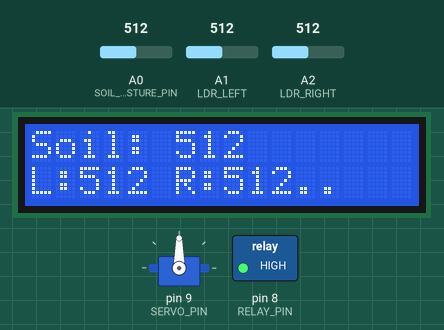
Bench run of a sketch on a simulated Arduino Uno, built with avr-gcc and run on an emulated ATmega328P. Parts: servo, 16×2 character LCD, switched loads named in the sketch (green lamp = pin HIGH). The test bench sets the inputs (shaded band); at power-on: A1 (LDR_LEFT) = 512, A2 (LDR_RIGHT) = 512, A0 (SOIL_MOISTURE_PIN) = 512.

Above: at 3.2 s.
3.3 s: A1 (LDR_LEFT) set to 480
At 4.7 s:
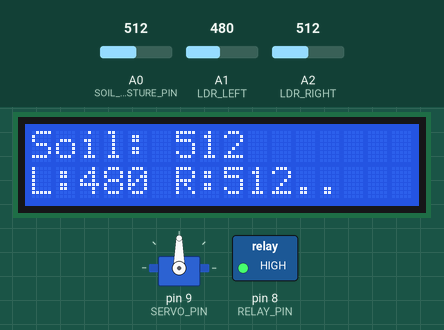
5.0 s: A1 (LDR_LEFT) set to 445
At 6.0 s:
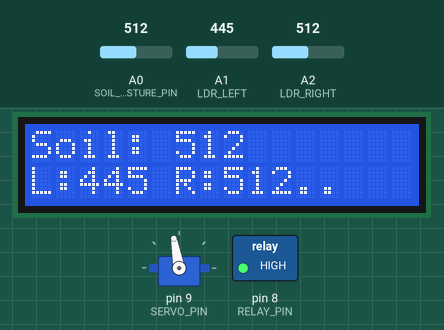
8.0 s: A2 (LDR_RIGHT) set to 483
At 9.1 s:
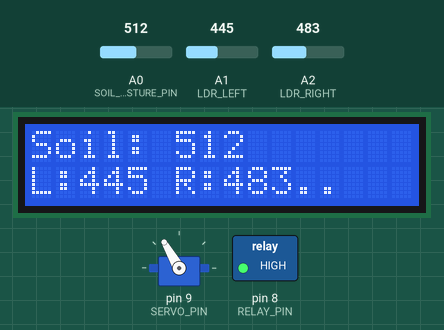
9.6 s: A1 (LDR_LEFT) set to 414
At 11.5 s:
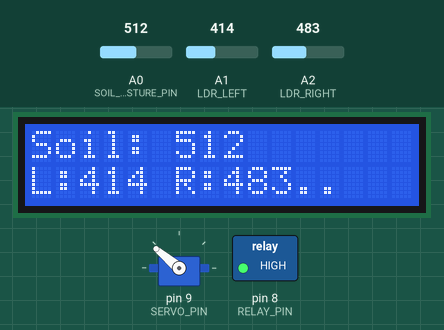
12.6 s: A2 (LDR_RIGHT) set to 0
At 13.1 s:
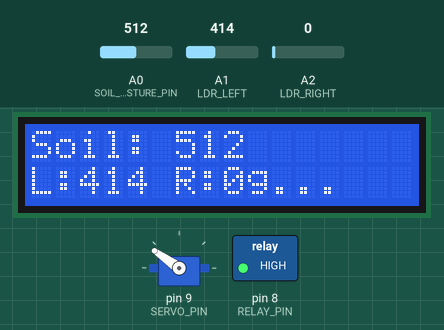
15.6 s: A0 (SOIL_MOISTURE_PIN) set to 610
At 16.1 s:
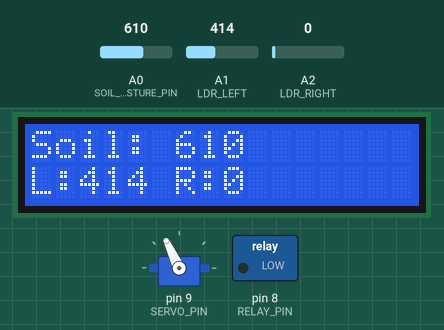
Timing chart, 0 to 21.7 s (numbered marks = the images above; inputs shaded):
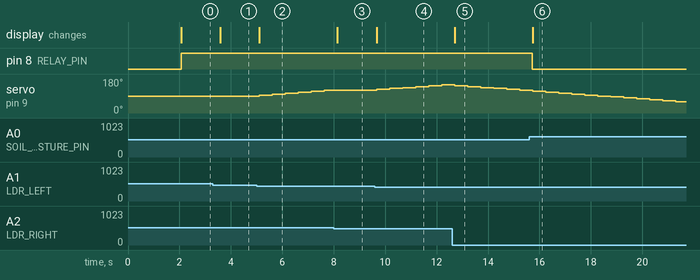

The sketch:

Weather-Irrigate.ino
```cpp
#include <Servo.h>
#include <LiquidCrystal.h>

#define SOIL_MOISTURE_PIN A0
#define RELAY_PIN 8
#define LDR_LEFT A1
#define LDR_RIGHT A2
#define SERVO_PIN 9

Servo servoMotor;
LiquidCrystal lcd(12, 11, 5, 4, 3, 2);

int soilMoistureThreshold = 600;
int ldrLeftValue = 0;
int ldrRightValue = 0;
int soilMoistureValue = 0;
int servoPosition = 90;

void setup() {
  pinMode(SOIL_MOISTURE_PIN, INPUT);
  pinMode(RELAY_PIN, OUTPUT);
  pinMode(LDR_LEFT, INPUT);
  pinMode(LDR_RIGHT, INPUT);

  servoMotor.attach(SERVO_PIN);
  servoMotor.write(servoPosition);

  lcd.begin(16, 2);
  lcd.print("Irrigation & Light");
  delay(2000);
  lcd.clear();
}

void loop() {
  soilMoistureValue = analogRead(SOIL_MOISTURE_PIN);
  lcd.setCursor(0, 0);
  lcd.print("Soil: ");
  lcd.print(soilMoistureValue);

  if (soilMoistureValue < soilMoistureThreshold) {
    digitalWrite(RELAY_PIN, HIGH);
    lcd.setCursor(0, 1);
    lcd.print("Irrigating...    ");
  } else {
    digitalWrite(RELAY_PIN, LOW);
    lcd.setCursor(0, 1);
    lcd.print("Soil OK         ");
  }

  ldrLeftValue = analogRead(LDR_LEFT);
  ldrRightValue = analogRead(LDR_RIGHT);

  if (ldrLeftValue > ldrRightValue + 50) {
    servoPosition = constrain(servoPosition - 5, 0, 180);
  } else if (ldrRightValue > ldrLeftValue + 50) {
    servoPosition = constrain(servoPosition + 5, 0, 180);
  }
  servoMotor.write(servoPosition);

  lcd.setCursor(0, 1);
  lcd.print("L:");
  lcd.print(ldrLeftValue);
  lcd.print(" R:");
  lcd.print(ldrRightValue);

  delay(500);
}
```

Measured:
- the behaviour switches between 496 and 495 on A2 (LDR_RIGHT) (found by bisection; images 2 and 3)
- the behaviour switches between 433 and 432 on A1 (LDR_LEFT) (found by bisection; images 3 and 4)
- after the input at 3.3 s, the display: changes after 0.29 s (image 1)
- after the input at 5.0 s, servo on pin 9 (SERVO_PIN): moves from 90° to 120° over 2.5 s, starting after 0.11 s; the display: changes after 0.11 s (image 2)
- after the input at 8.0 s, servo on pin 9 (SERVO_PIN): stays 120° (without the input it goes to 125° after 0.15 s); the display: changes after 0.15 s (image 3)
- after the input at 9.6 s, servo on pin 9 (SERVO_PIN): moves from 120° to 150° over 2.5 s, starting after 0.06 s; the display: changes after 0.06 s (image 4)
- after the input at 12.6 s, the display: changes after 0.10 s (image 5)
- after the input at 15.6 s, pin 8 (RELAY_PIN): HIGH → LOW after 0.13 s; the display: changes after 0.13 s (image 6)
